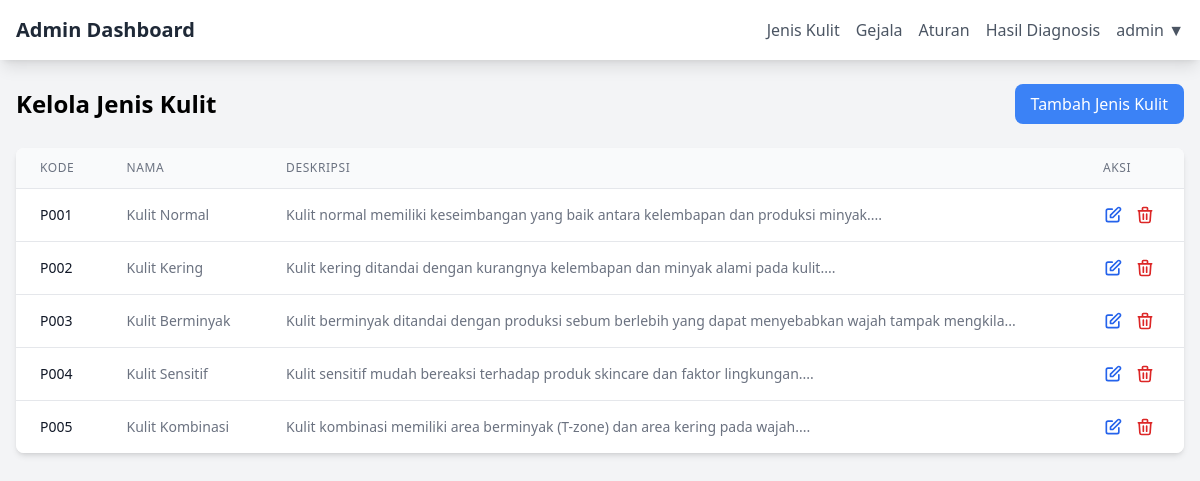
The app's page /admin/manage_skin_types.php (signed in) with its own data.
### tables this page shows
CREATE TABLE IF NOT EXISTS skin_types (
    id INT AUTO_INCREMENT PRIMARY KEY,
    code VARCHAR(10) NOT NULL UNIQUE,
    name VARCHAR(100) NOT NULL,
    description TEXT,
    recommendations_cleansing TEXT,
    recommendations_moisturizer TEXT,
    recommendations_sunscreen TEXT,
    created_at TIMESTAMP DEFAULT CURRENT_TIMESTAMP,
    updated_at TIMESTAMP DEFAULT CURRENT_TIMESTAMP ON UPDATE CURRENT_TIMESTAMP
);

### admin/manage_skin_types.php (the view, shortened to what this page needs)
<?php
require_once '../config/database.php';
$stmt = $db->query("SELECT * FROM skin_types ORDER BY code");
$skin_types = $stmt->fetchAll();
?>
<!DOCTYPE html>
<html lang="en">
<head>
    <script src="https://cdn.tailwindcss.com"></script>
</head>
<body class="bg-gray-100">
    <nav class="bg-white shadow-lg">
        <div class="max-w-7xl mx-auto px-4">
            <div class="flex justify-between items-center py-4">
                <div class="flex items-center">
                    <a href="dashboard.php" class="text-xl font-semibold text-gray-800">Admin Dashboard</a>
                </div>
                <div class="hidden md:flex items-center space-x-4">
                    <a href="manage_skin_types.php" class="text-gray-600 hover:text-blue-500">Jenis Kulit</a>
                    <a href="manage_symptoms.php" class="text-gray-600 hover:text-blue-500">Gejala</a>
                    <a href="manage_rules.php" class="text-gray-600 hover:text-blue-500">Aturan</a>
                    <a href="diagnosis_manage.php" class="text-gray-600 hover:text-blue-500">Hasil Diagnosis</a>
                    <div class="relative group">
                        <button class="text-gray-600 hover:text-blue-500">
                            <?php echo htmlspecialchars($_SESSION['admin_username']); ?> ▼
                        </button>
                    </div>
                </div>
            </div>
        </div>
    </nav>
    <div class="max-w-7xl mx-auto px-4 py-6">
        <div class="flex flex-col sm:flex-row justify-between items-center mb-6">
            <h1 class="text-2xl font-bold mb-4 sm:mb-0">Kelola Jenis Kulit</h1>
            <button onclick="showAddModal()" class="w-full sm:w-auto bg-blue-500 text-white px-4 py-2 rounded-lg hover:bg-blue-600 transition-colors">
                Tambah Jenis Kulit
            </button>
        </div>
        <div class="hidden md:block bg-white rounded-lg shadow-md overflow-hidden">
            <table class="min-w-full divide-y divide-gray-200">
                <thead class="bg-gray-50">
                    <tr>
                        <th class="px-6 py-3 text-left text-xs font-medium text-gray-500 uppercase tracking-wider">Kode</th>
                        <th class="px-6 py-3 text-left text-xs font-medium text-gray-500 uppercase tracking-wider">Nama</th>
                        <th class="px-6 py-3 text-left text-xs font-medium text-gray-500 uppercase tracking-wider">Deskripsi</th>
                        <th class="px-6 py-3 text-left text-xs font-medium text-gray-500 uppercase tracking-wider">Aksi</th>
                    </tr>
                </thead>
                <tbody class="bg-white divide-y divide-gray-200">
                    <?php if (count($skin_types) === 0): ?>
                    <tr>
                        <td colspan="4" class="px-6 py-4 text-center text-gray-500">
                            Tidak ada data jenis kulit.
                        </td>
                    </tr>
                    <?php else: ?>
                    <?php foreach ($skin_types as $type): ?>
                    <tr>
                        <td class="px-6 py-4 whitespace-nowrap text-sm font-medium text-gray-900">
                            <?php echo htmlspecialchars($type['code']); ?>
                        </td>
                        <td class="px-6 py-4 whitespace-nowrap text-sm text-gray-500">
                            <?php echo htmlspecialchars($type['name']); ?>
                        </td>
                        <td class="px-6 py-4 text-sm text-gray-500">
                            <?php echo htmlspecialchars(substr($type['description'], 0, 100)) . '...'; ?>
                        </td>
                        <td class="px-6 py-4 whitespace-nowrap text-sm font-medium">
                            <div class="flex space-x-3">
                                <button onclick="showEditModal(<?php echo htmlspecialchars(json_encode($type)); ?>)"
                                        class="text-blue-600 hover:text-blue-900">
                                    <svg class="w-5 h-5" fill="none" stroke="currentColor" viewBox="0 0 24 24">
                                        <path stroke-linecap="round" stroke-linejoin="round" stroke-width="2" d="M11 5H6a2 2 0 00-2 2v11a2 2 0 002 2h11a2 2 0 002-2v-5m-1.414-9.414a2 2 0 112.828 2.828L11.828 15H9v-2.828l8.586-8.586z"/>
                                    </svg>
                                </button>
                                <button onclick="confirmDelete(<?php echo $type['id']; ?>, '<?php echo $type['code']; ?>')"
                                        class="text-red-600 hover:text-red-900">
                                    <svg class="w-5 h-5" fill="none" stroke="currentColor" viewBox="0 0 24 24">
                                        <path stroke-linecap="round" stroke-linejoin="round" stroke-width="2" d="M19 7l-.867 12.142A2 2 0 0116.138 21H7.862a2 2 0 01-1.995-1.858L5 7m5 4v6m4-6v6m1-10V4a1 1 0 00-1-1h-4a1 1 0 00-1 1v3M4 7h16"/>
                                    </svg>
                                </button>
                            </div>
                        </td>
                    </tr>
                    <?php endforeach; ?>
                    <?php endif; ?>
                </tbody>
            </table>
        </div>
    </div>
</body>
</html>

### records on screen
skin_types: code "P001", name "Kulit Normal", description "Kulit normal memiliki keseimbangan yang baik antara kelembapan dan produksi minyak."
skin_types: code "P002", name "Kulit Kering", description "Kulit kering ditandai dengan kurangnya kelembapan dan minyak alami pada kulit."
skin_types: code "P003", name "Kulit Berminyak", description "Kulit berminyak ditandai dengan produksi sebum berlebih yang dapat menyebabkan wajah tampak mengkila"
skin_types: code "P004", name "Kulit Sensitif", description "Kulit sensitif mudah bereaksi terhadap produk skincare dan faktor lingkungan."
skin_types: code "P005", name "Kulit Kombinasi", description "Kulit kombinasi memiliki area berminyak (T-zone) dan area kering pada wajah."

### other values on screen
$_SESSION['admin_username'] "admin"
